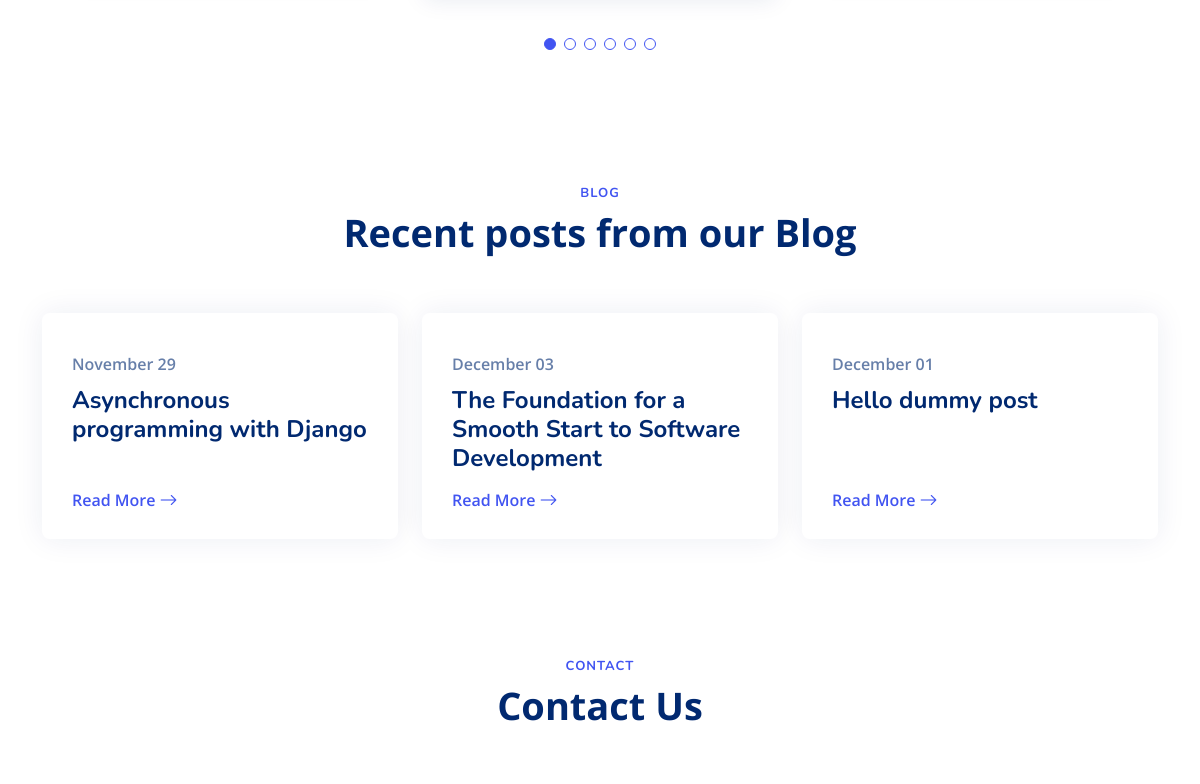
The app's page / (middle part), older data.
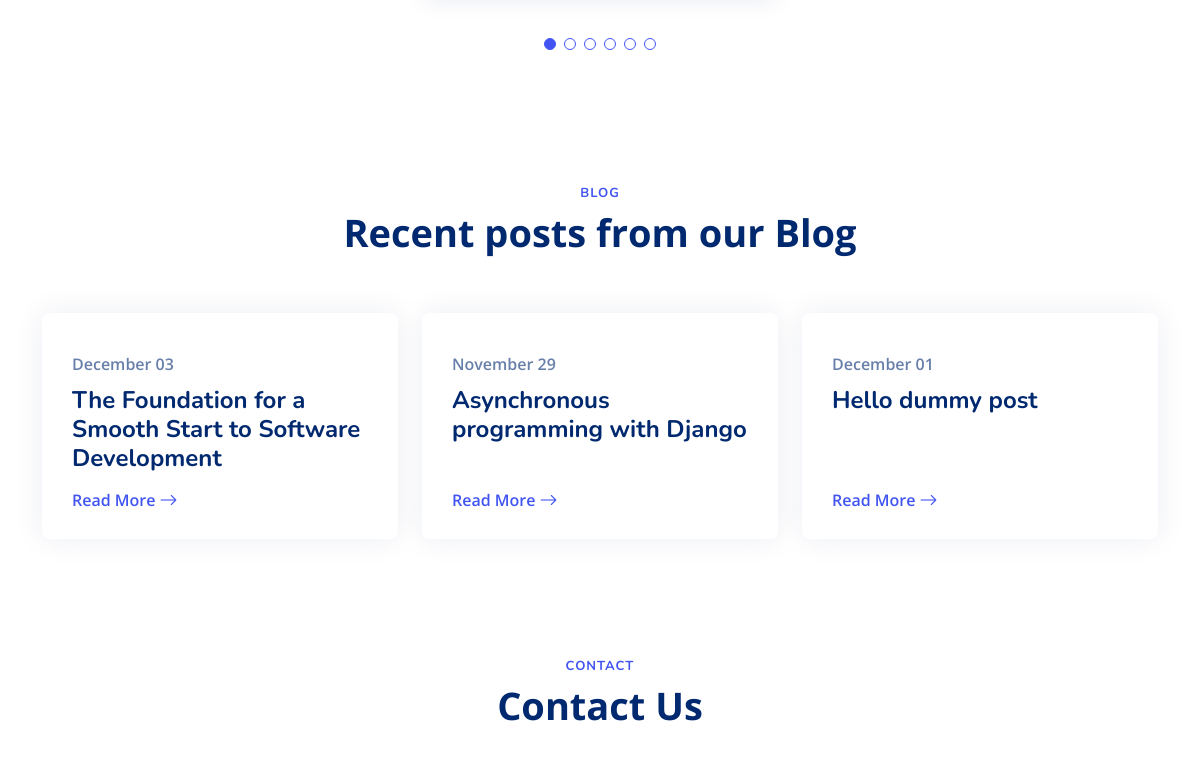
The same page, newer data.
### blog/models.py (models this page shows, shortened)
class Post(models.Model):
    title = models.CharField(max_length=100)
    blog_snipet = models.CharField(max_length=400)
    title_tag = models.CharField(max_length=20)
    author = models.ForeignKey(User, on_delete=models.CASCADE)
    body = RichTextField(null=True, blank=True)
    date_published = models.DateField(auto_now_add=True)
    entry_img = models.URLField()
    tags = TaggableManager()
    modified = models.DateTimeField(auto_now=True)
    hit_count_generic = GenericRelation(HitCount, object_id_field='object_pk', related_query_name='hit_count_generic_relation')
    author_conculsion = models.CharField(max_length=300, default="No Author Review")
    readtime_min = models.IntegerField(default=0)
    editor_choice = models.BooleanField(default=False)
    likes = models.ManyToManyField(User, default=None, blank=True, related_name='post_likes')
    likes_count = models.BigIntegerField(default='0')
    category = models.ForeignKey(Category, on_delete=models.PROTECT, default=1)

### IndexHome/views.py (the view)
# urls.py: path('', views.index, name='index'),
def index(request):
    recent_blog = Post.objects.all()
    user_count = User.objects.count()
    category = Category.objects.all()[:6]
    return render(request, 'IndexHome/index.html',{'post':recent_blog.order_by('-likes_count','-date_published')[:3],'user_count':user_count,'total_blogs':recent_blog.count(),'category':category})

### templates/IndexHome/index.html (shortened to what this page needs)
{% extends 'IndexHome/base.html' %}
{% block body %}
{% load static %}
<main id="main">
    <section id="testimonials" class="testimonials">
        <div class="container" data-aos="fade-up">
            <div class="testimonials-slider swiper-container" data-aos="fade-up" data-aos-delay="200">
                <div class="swiper-wrapper">
                    {% for cat_name in category %}
                    <div class="swiper-slide">
                    </div>
                    {% endfor %}
                </div>
                <div class="swiper-pagination"></div>
            </div>
        </div>
    </section>
    <section id="recent-blog-posts" class="recent-blog-posts">
        <div class="container" data-aos="fade-up">
            <header class="section-header">
                <h2>Blog</h2>
                <p>Recent posts from our Blog</p>
            </header>
            <div class="row">
                {% for blog in post %}
                <div class="col-lg-4">
                    <div class="post-box">
                        <div class="post-img">
                        </div>
                        <span class="post-date">{{blog.date_published|date:"F d"}}</span>
                        <h3 class="post-title">
                            {{blog.title}}
                        </h3>
                        <a href="{% url 'blog:blog_details' blog.pk %}" class="readmore stretched-link mt-auto"
                            ><span>Read More</span><i class="bi bi-arrow-right"></i
                            ></a>
                    </div>
                </div>
                {% endfor %}
            </div>
        </div>
    </section>
    <section id="contact" class="contact">
        <div class="container" data-aos="fade-up">
            <header class="section-header">
                <h2>Contact</h2>
                <p>Contact Us</p>
            </header>
            <div class="row gy-4 justify-content-around">
            </div>
        </div>
    </section>
</main>
{% endblock body %}

### templates/IndexHome/base.html (shortened to what this page needs)
<!DOCTYPE html>
<html lang="en">
    <head>
        {% load static %}
        <link
            href="{% static 'IndexHome/assets/vendor/bootstrap/css/bootstrap.min.css' %}"
            rel="stylesheet"
            />
        <link
            href="{% static 'IndexHome/assets/vendor/bootstrap-icons/bootstrap-icons.css' %}"
            rel="stylesheet"
            />
        <link
            href="{% static 'IndexHome/assets/vendor/aos/aos.css' %}"
            rel="stylesheet"
            />
        <link
            href="{% static 'IndexHome/assets/vendor/swiper/swiper-bundle.min.css' %}"
            rel="stylesheet"
            />
        <link
            href="{% static 'IndexHome/assets/vendor/glightbox/css/glightbox.min.css' %}"
            rel="stylesheet"
            />
        <link
            href="{% static 'IndexHome/assets/css/style.css' %}"
            rel="stylesheet"
            />
    </head>
    <body>
        {% block body %} {% endblock body %}
    </body>
</html>

### static/IndexHome/assets/css/style.css (style rules this page uses)
:root { scroll-behavior: smooth; }
body { font-family: "Open Sans", sans-serif; color: #444444; }
a { color: #4154f1; text-decoration: none; }
h1, h2, h3, h4, h5, h6 { font-family: "Nunito", sans-serif; }
section { padding: 60px 0; overflow: hidden; }
.section-header { text-align: center; padding-bottom: 60px; }
.section-header h2 { font-size: 13px; letter-spacing: 1px; font-weight: 700; margin: 0; color: #4154f1; text-transform: uppercase; }
.section-header p { margin: 10px 0 0 0; padding: 0; font-size: 38px; line-height: 42px; font-weight: 700; color: #012970; }
.testimonials .swiper-pagination { margin-top: 20px; position: relative; }
.testimonials .swiper-slide { opacity: 1; }
@media (min-width: 1200px) { .testimonials .swiper-slide-next { opacity: 1; transform: scale(1.12); } }
.recent-blog-posts .post-box { box-shadow: 0px 0 30px rgba(1, 41, 112, 0.08); transition: 0.3s; height: 100%; overflow: hidden; padding: 30px; border-radius: 8px; position: relative; display: flex; flex-direction: column; }
.recent-blog-posts .post-box .post-img { overflow: hidden; margin: -30px -30px 15px -30px; position: relative; }
.recent-blog-posts .post-box .post-date { font-size: 16px; font-weight: 600; color: rgba(1, 41, 112, 0.6); display: block; margin-bottom: 10px; }
.recent-blog-posts .post-box .post-title { font-size: 24px; color: #012970; font-weight: 700; margin-bottom: 18px; position: relative; transition: 0.3s; }
.recent-blog-posts .post-box .readmore { display: flex; align-items: center; font-weight: 600; line-height: 1; transition: 0.3s; }
.recent-blog-posts .post-box .readmore i { line-height: 0; margin-left: 4px; font-size: 18px; }

Row changes from the older to the newer data that the page shows:
changed Post "The Foundation for a Smooth Start to Software Development": moves up the list
